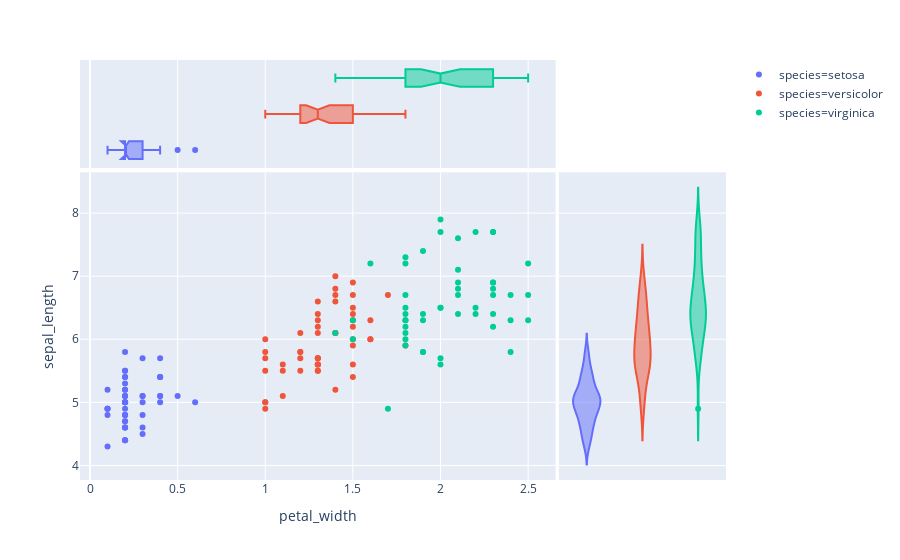

Write notebook code for a chart like this one.
### Code cell
fig1 = px.scatter(iris, x = 'petal_width', y = 'sepal_length', color = 'species', marginal_x= 'box', marginal_y = 'violin')
fig1['layout']['xaxis2']['title'] = 'Violin plot'
fig1['layout']['xaxis2']['title'] = 'Violin plot'
fig1.show()

### Figure 1 — Plotly figure (JSON) as saved in the notebook; plotly's stock layout.template omitted (floating-point values rounded to 4 significant figures)
{"data": [{"hoverlabel": {"namelength": 0}, "hovertemplate": "species=setosa<br>petal_width=%{x}<br>sepal_length=%{y}", "legendgroup": "species=setosa", "marker": {"color": "#636efa", "symbol": "circle"}, "mode": "markers", "name": "species=setosa", "showlegend": true, "type": "scatter", "x": [0.2, 0.2, 0.2, 0.2, 0.2, 0.4, 0.3, 0.2, 0.2, 0.1, 0.2, 0.2, 0.1, 0.1, 0.2, 0.4, 0.4, 0.3, 0.3, 0.3, 0.2, 0.4, 0.2, 0.5, 0.2, 0.2, 0.4, 0.2, 0.2, 0.2, 0.2, 0.4, 0.1, 0.2, 0.1, 0.2, 0.2, 0.1, 0.2, 0.2, 0.3, 0.3, 0.2, 0.6, 0.4, 0.3, 0.2, 0.2, 0.2, 0.2], "xaxis": "x", "y": [5.1, 4.9, 4.7, 4.6, 5, 5.4, 4.6, 5, 4.4, 4.9, 5.4, 4.8, 4.8, 4.3, 5.8, 5.7, 5.4, 5.1, 5.7, 5.1, 5.4, 5.1, 4.6, 5.1, 4.8, 5, 5, 5.2, 5.2, 4.7, 4.8, 5.4, 5.2, 5.5, 4.9, 5, 5.5, 4.9, 4.4, 5.1, 5, 4.5, 4.4, 5, 5.1, 4.8, 5.1, 4.6, 5.3, 5], "yaxis": "y"}, {"alignmentgroup": "True", "hoverlabel": {"namelength": 0}, "hovertemplate": "species=setosa<br>petal_width=%{x}", "legendgroup": "species=setosa", "marker": {"color": "#636efa", "symbol": "circle"}, "name": "species=setosa", "notched": true, "offsetgroup": "species=setosa", "showlegend": false, "type": "box", "x": [0.2, 0.2, 0.2, 0.2, 0.2, 0.4, 0.3, 0.2, 0.2, 0.1, 0.2, 0.2, 0.1, 0.1, 0.2, 0.4, 0.4, 0.3, 0.3, 0.3, 0.2, 0.4, 0.2, 0.5, 0.2, 0.2, 0.4, 0.2, 0.2, 0.2, 0.2, 0.4, 0.1, 0.2, 0.1, 0.2, 0.2, 0.1, 0.2, 0.2, 0.3, 0.3, 0.2, 0.6, 0.4, 0.3, 0.2, 0.2, 0.2, 0.2], "xaxis": "x3", "yaxis": "y3"}, {"alignmentgroup": "True", "hoverlabel": {"namelength": 0}, "hovertemplate": "species=setosa<br>sepal_length=%{y}", "legendgroup": "species=setosa", "marker": {"color": "#636efa", "symbol": "circle"}, "name": "species=setosa", "offsetgroup": "species=setosa", "scalegroup": "y", "showlegend": false, "type": "violin", "xaxis": "x2", "y": [5.1, 4.9, 4.7, 4.6, 5, 5.4, 4.6, 5, 4.4, 4.9, 5.4, 4.8, 4.8, 4.3, 5.8, 5.7, 5.4, 5.1, 5.7, 5.1, 5.4, 5.1, 4.6, 5.1, 4.8, 5, 5, 5.2, 5.2, 4.7, 4.8, 5.4, 5.2, 5.5, 4.9, 5, 5.5, 4.9, 4.4, 5.1, 5, 4.5, 4.4, 5, 5.1, 4.8, 5.1, 4.6, 5.3, 5], "yaxis": "y2"}, {"hoverlabel": {"namelength": 0}, "hovertemplate": "species=versicolor<br>petal_width=%{x}<br>sepal_length=%{y}", "legendgroup": "species=versicolor", "marker": {"color": "#EF553B", "symbol": "circle"}, "mode": "markers", "name": "species=versicolor", "showlegend": true, "type": "scatter", "x": [1.4, 1.5, 1.5, 1.3, 1.5, 1.3, 1.6, 1, 1.3, 1.4, 1, 1.5, 1, 1.4, 1.3, 1.4, 1.5, 1, 1.5, 1.1, 1.8, 1.3, 1.5, 1.2, 1.3, 1.4, 1.4, 1.7, 1.5, 1, 1.1, 1, 1.2, 1.6, 1.5, 1.6, 1.5, 1.3, 1.3, 1.3, 1.2, 1.4, 1.2, 1, 1.3, 1.2, 1.3, 1.3, 1.1, 1.3], "xaxis": "x", "y": [7, 6.4, 6.9, 5.5, 6.5, 5.7, 6.3, 4.9, 6.6, 5.2, 5, 5.9, 6, 6.1, 5.6, 6.7, 5.6, 5.8, 6.2, 5.6, 5.9, 6.1, 6.3, 6.1, 6.4, 6.6, 6.8, 6.7, 6, 5.7, 5.5, 5.5, 5.8, 6, 5.4, 6, 6.7, 6.3, 5.6, 5.5, 5.5, 6.1, 5.8, 5, 5.6, 5.7, 5.7, 6.2, 5.1, 5.7], "yaxis": "y"}, {"alignmentgroup": "True", "hoverlabel": {"namelength": 0}, "hovertemplate": "species=versicolor<br>petal_width=%{x}", "legendgroup": "species=versicolor", "marker": {"color": "#EF553B", "symbol": "circle"}, "name": "species=versicolor", "notched": true, "offsetgroup": "species=versicolor", "showlegend": false, "type": "box", "x": [1.4, 1.5, 1.5, 1.3, 1.5, 1.3, 1.6, 1, 1.3, 1.4, 1, 1.5, 1, 1.4, 1.3, 1.4, 1.5, 1, 1.5, 1.1, 1.8, 1.3, 1.5, 1.2, 1.3, 1.4, 1.4, 1.7, 1.5, 1, 1.1, 1, 1.2, 1.6, 1.5, 1.6, 1.5, 1.3, 1.3, 1.3, 1.2, 1.4, 1.2, 1, 1.3, 1.2, 1.3, 1.3, 1.1, 1.3], "xaxis": "x3", "yaxis": "y3"}, {"alignmentgroup": "True", "hoverlabel": {"namelength": 0}, "hovertemplate": "species=versicolor<br>sepal_length=%{y}", "legendgroup": "species=versicolor", "marker": {"color": "#EF553B", "symbol": "circle"}, "name": "species=versicolor", "offsetgroup": "species=versicolor", "scalegroup": "y", "showlegend": false, "type": "violin", "xaxis": "x2", "y": [7, 6.4, 6.9, 5.5, 6.5, 5.7, 6.3, 4.9, 6.6, 5.2, 5, 5.9, 6, 6.1, 5.6, 6.7, 5.6, 5.8, 6.2, 5.6, 5.9, 6.1, 6.3, 6.1, 6.4, 6.6, 6.8, 6.7, 6, 5.7, 5.5, 5.5, 5.8, 6, 5.4, 6, 6.7, 6.3, 5.6, 5.5, 5.5, 6.1, 5.8, 5, 5.6, 5.7, 5.7, 6.2, 5.1, 5.7], "yaxis": "y2"}, {"hoverlabel": {"namelength": 0}, "hovertemplate": "species=virginica<br>petal_width=%{x}<br>sepal_length=%{y}", "legendgroup": "species=virginica", "marker": {"color": "#00cc96", "symbol": "circle"}, "mode": "markers", "name": "species=virginica", "showlegend": true, "type": "scatter", "x": [2.5, 1.9, 2.1, 1.8, 2.2, 2.1, 1.7, 1.8, 1.8, 2.5, 2, 1.9, 2.1, 2, 2.4, 2.3, 1.8, 2.2, 2.3, 1.5, 2.3, 2, 2, 1.8, 2.1, 1.8, 1.8, 1.8, 2.1, 1.6, 1.9, 2, 2.2, 1.5, 1.4, 2.3, 2.4, 1.8, 1.8, 2.1, 2.4, 2.3, 1.9, 2.3, 2.5, 2.3, 1.9, 2, 2.3, 1.8], "xaxis": "x", "y": [6.3, 5.8, 7.1, 6.3, 6.5, 7.6, 4.9, 7.3, 6.7, 7.2, 6.5, 6.4, 6.8, 5.7, 5.8, 6.4, 6.5, 7.7, 7.7, 6, 6.9, 5.6, 7.7, 6.3, 6.7, 7.2, 6.2, 6.1, 6.4, 7.2, 7.4, 7.9, 6.4, 6.3, 6.1, 7.7, 6.3, 6.4, 6, 6.9, 6.7, 6.9, 5.8, 6.8, 6.7, 6.7, 6.3, 6.5, 6.2, 5.9], "yaxis": "y"}, {"alignmentgroup": "True", "hoverlabel": {"namelength": 0}, "hovertemplate": "species=virginica<br>petal_width=%{x}", "legendgroup": "species=virginica", "marker": {"color": "#00cc96", "symbol": "circle"}, "name": "species=virginica", "notched": true, "offsetgroup": "species=virginica", "showlegend": false, "type": "box", "x": [2.5, 1.9, 2.1, 1.8, 2.2, 2.1, 1.7, 1.8, 1.8, 2.5, 2, 1.9, 2.1, 2, 2.4, 2.3, 1.8, 2.2, 2.3, 1.5, 2.3, 2, 2, 1.8, 2.1, 1.8, 1.8, 1.8, 2.1, 1.6, 1.9, 2, 2.2, 1.5, 1.4, 2.3, 2.4, 1.8, 1.8, 2.1, 2.4, 2.3, 1.9, 2.3, 2.5, 2.3, 1.9, 2, 2.3, 1.8], "xaxis": "x3", "yaxis": "y3"}, {"alignmentgroup": "True", "hoverlabel": {"namelength": 0}, "hovertemplate": "species=virginica<br>sepal_length=%{y}", "legendgroup": "species=virginica", "marker": {"color": "#00cc96", "symbol": "circle"}, "name": "species=virginica", "offsetgroup": "species=virginica", "scalegroup": "y", "showlegend": false, "type": "violin", "xaxis": "x2", "y": [6.3, 5.8, 7.1, 6.3, 6.5, 7.6, 4.9, 7.3, 6.7, 7.2, 6.5, 6.4, 6.8, 5.7, 5.8, 6.4, 6.5, 7.7, 7.7, 6, 6.9, 5.6, 7.7, 6.3, 6.7, 7.2, 6.2, 6.1, 6.4, 7.2, 7.4, 7.9, 6.4, 6.3, 6.1, 7.7, 6.3, 6.4, 6, 6.9, 6.7, 6.9, 5.8, 6.8, 6.7, 6.7, 6.3, 6.5, 6.2, 5.9], "yaxis": "y2"}], "layout": {"legend": {"tracegroupgap": 0}, "margin": {"t": 60}, "xaxis": {"anchor": "y", "domain": [0, 0.7363], "title": {"text": "petal_width"}}, "xaxis2": {"anchor": "y2", "domain": [0.7413, 1], "matches": "x2", "showgrid": false, "showline": false, "showticklabels": false, "ticks": ""}, "xaxis3": {"anchor": "y3", "domain": [0, 0.7363], "matches": "x", "showgrid": true, "showticklabels": false}, "xaxis4": {"anchor": "y4", "domain": [0.7413, 1], "matches": "x2", "showgrid": false, "showline": false, "showticklabels": false, "ticks": ""}, "yaxis": {"anchor": "x", "domain": [0, 0.7326], "title": {"text": "sepal_length"}}, "yaxis2": {"anchor": "x2", "domain": [0, 0.7326], "matches": "y", "showgrid": true, "showticklabels": false}, "yaxis3": {"anchor": "x3", "domain": [0.7426, 1], "matches": "y3", "showgrid": false, "showline": false, "showticklabels": false, "ticks": ""}, "yaxis4": {"anchor": "x4", "domain": [0.7426, 1], "matches": "y3", "showgrid": true, "showline": false, "showticklabels": false, "ticks": ""}}}
